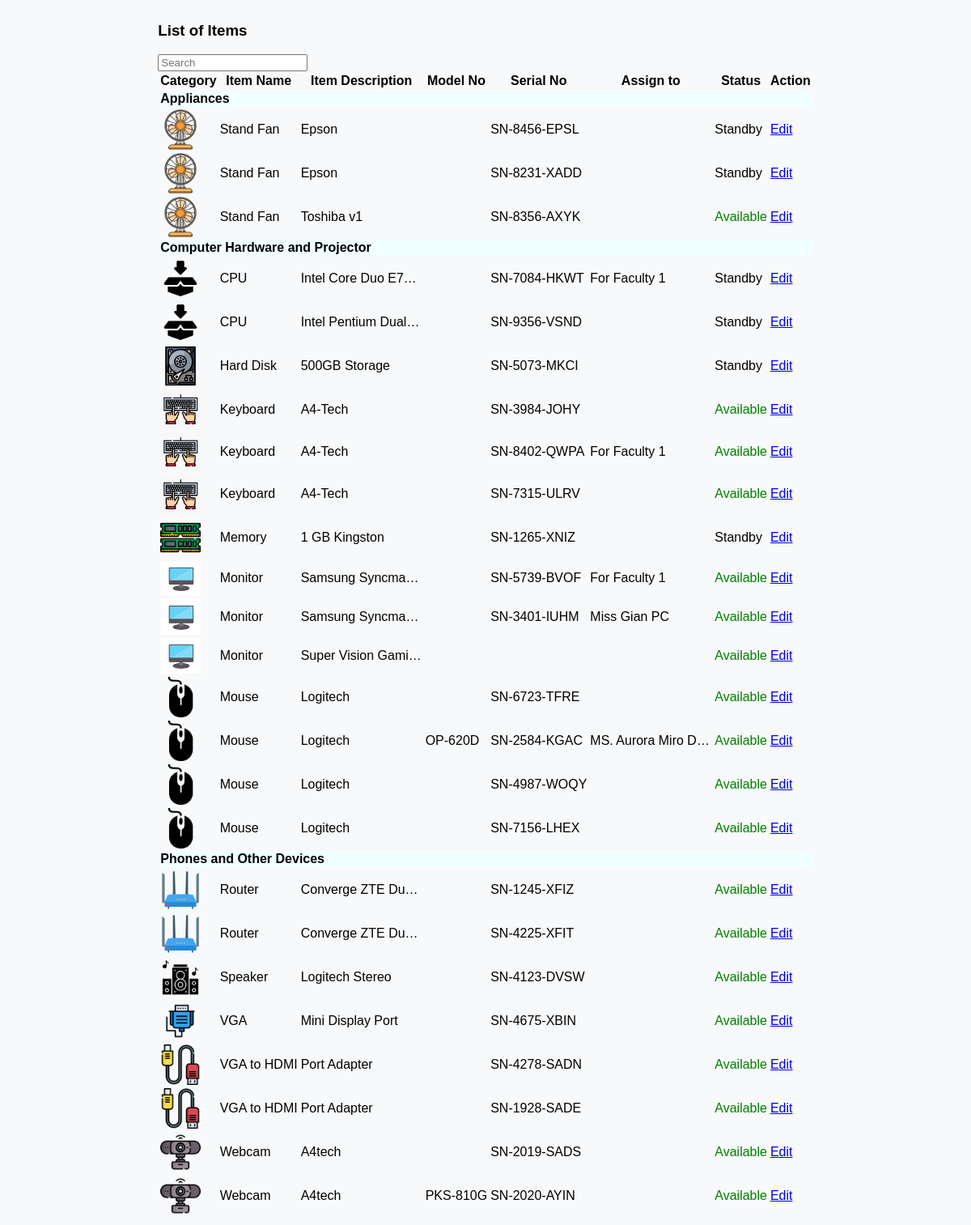
The app's page /DashboardCCSStaff/ccslistofitems.php, older data.
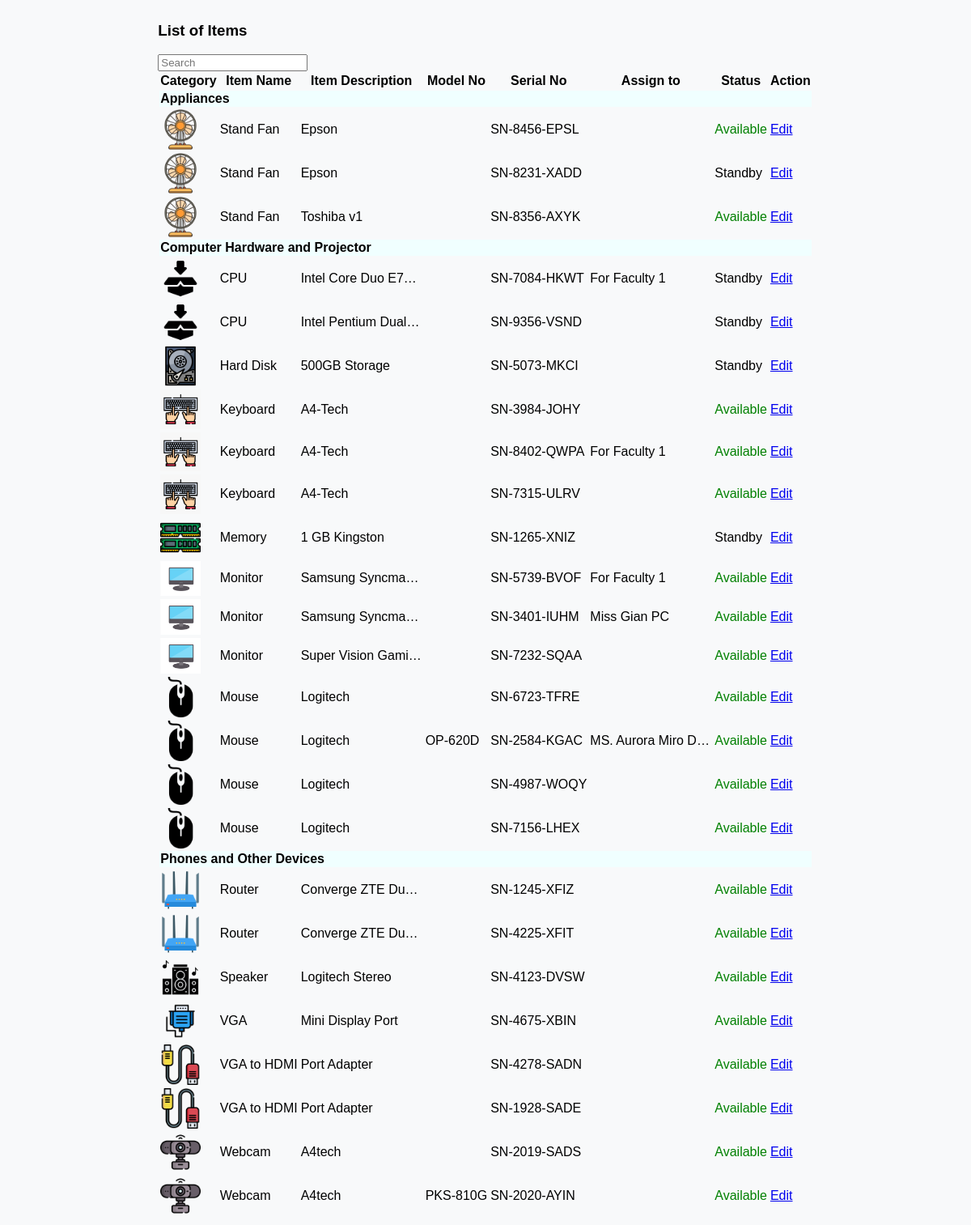
The same page, newer data.
### tables this page shows
CREATE TABLE `tblitembrand` (
  `id` int(11) NOT NULL,
  `staffid` int(11) NOT NULL,
  `staffname` varchar(50) NOT NULL,
  `itembrand` varchar(50) NOT NULL,
  `categoryname` varchar(50) NOT NULL,
  `subcategoryname` varchar(50) NOT NULL,
  `borrowable` varchar(50) NOT NULL,
  `remarks` varchar(50) DEFAULT NULL,
  `modelno` varchar(50) NOT NULL,
  `serialno` varchar(50) DEFAULT NULL,
  `unitcost` decimal(10,0) NOT NULL,
  `status` varchar(50) NOT NULL,
  `itemcondition` varchar(50) NOT NULL,
  `datetimeadded` datetime NOT NULL,
  `assignfor` varchar(50) DEFAULT NULL,
  `datepurchased` date NOT NULL
);

### DashboardCCSStaff/ccslistofitems.php (the view, shortened to what this page needs)
 <?php
    $queryitems = "SELECT * FROM tblitembrand ORDER BY categoryname, subcategoryname, itembrand";
    $resultitems = mysqli_query($con, $queryitems);
    $statusClasses = array(
        'Available' => 'text-success',
        'Standby' => 'text-secondary',
        'Reserve' => 'text-warning',
        'Borrowed' => 'text-primary',
        'Missing' => 'text-danger',
        'Pending Borrow' => 'text-danger',
        'Pending Reserve' => 'text-danger'
    );
?>
        <main class="ccs-main-container">
            <div class="container">
            <div class="row">
                <div class="d-flex justify-content-between align-items-center mb-2">
                    <h3 class="text-start"><i class='fas fa-list me-2'></i>List of Items</h3>
                    <div class="col-md-3 text-end">
                        <input type="text" class="form-control search-input" placeholder="Search" name="search" id="searchInput">
                    </div>
                </div>
            </div>
                <div class="row table-responsive ">
                    <table  class="table">
                        <thead class="table-dark">
                            <tr class="align-middle">
                                <th scope="col">Category</th>
                                <th scope="col">Item Name</th>
                                <th scope="col">Item Description</th>
                                <th scope="col">Model No</th>
                                <th scope="col">Serial No</th>
                                <th scope="col">Assign to</th>
                                <th scope="col">Status</th>
                                <th scope="col">Action</th>
                            </tr>
                        </thead>
                        <tbody>
                            <?php
                            $currentCategory = null;
                            while ($row = mysqli_fetch_assoc($resultitems)) {
                                if ($currentCategory != $row['categoryname']) {
                                    echo "<tr class='category-row'>
                                    <td colspan='12' style='background-color: azure;'><strong>{$row['categoryname']}</strong></td>
                                    </tr>";
                                    $currentCategory = $row['categoryname'];
                                }
                                echo "<tr class='item-details-row align-middle'>";
                                $imagePath = 'inventory/SubcategoryItemsimages/' . $row['subcategoryname'] . '.png';
                                if (file_exists($imagePath)) {
                                    echo "<td><img src='{$imagePath}' alt='Subcategory Image' width='50'></td>";
                                } else {
                                    echo "<td><img src='/inventory/SubcategoryItemsimages/defaultimageitem.png' alt='Default Image' width='50'></td>";
                                }
                                echo "<td>{$row['subcategoryname']}</td>";
                                echo "<td class='truncate-text'>{$row['itembrand']}</td>";
                                echo "<td class='truncate-text'>{$row['modelno']}</td>";
                                echo "<td>{$row['serialno']}</td>";
                                echo "<td class='truncate-text'>{$row['assignfor']}</td>";
                                $status = $row['status'];
                                $statusClass = isset($statusClasses[$status]) ? $statusClasses[$status] : '';
                                echo "<td class='{$statusClass}'>{$status}</td>";
                                echo "<td>
                                <a href=\"ccstaffEditItemDetails.php?id={$row['id']}\" class=\"btn btn-outline-primary btn-sm\"><i class='fa-solid fa-pen-to-square fs-7 me-2'></i>Edit</a>
                                </td>";
                                echo "</tr>";
                            }
                            ?>
                        </tbody>
                    </table>
                </div>
            </div>
        </main>

Row changes from the older to the newer data that the page shows:
changed tblitembrand "Appliances": status "Standby" → "Available"
changed tblitembrand "Super Vision Gami…": serialno (not shown) → "SN-7232-SQAA"
